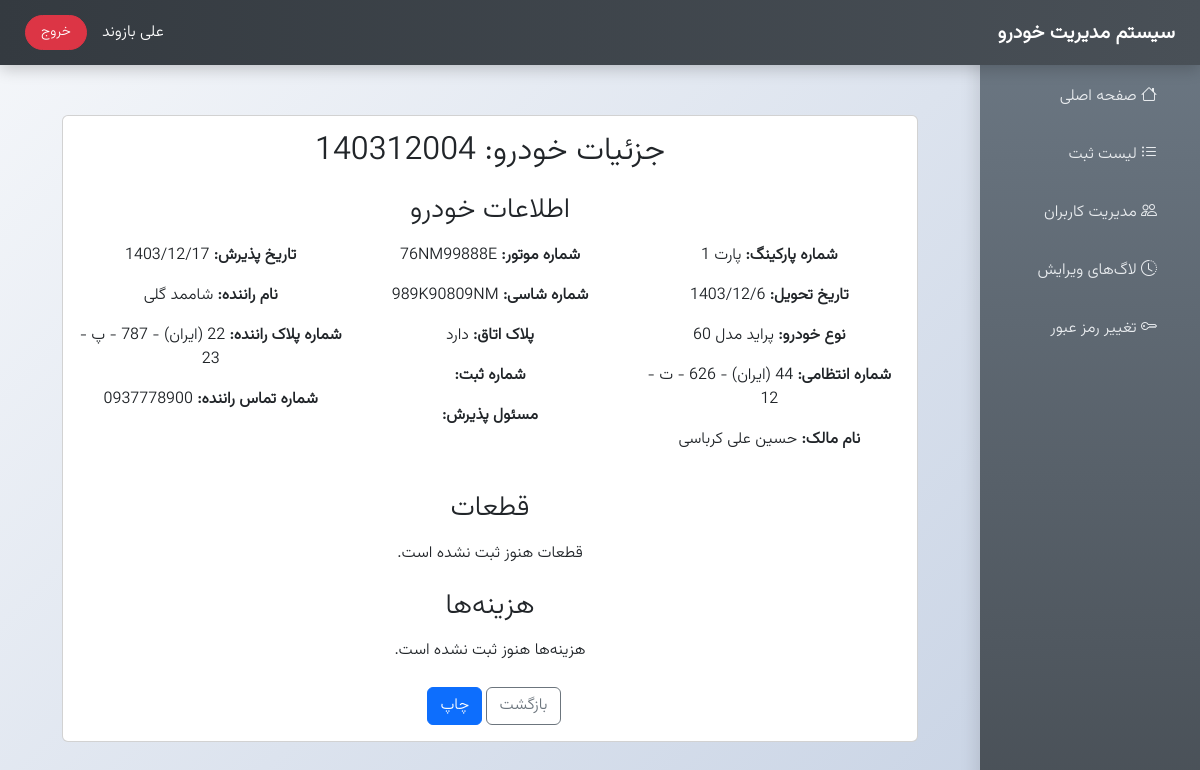
The app's page /car-details/140312004/ (signed in) with its own data.
### core/models.py (models this page shows, shortened)
class UserProfile(models.Model):
    user = models.OneToOneField(User, on_delete=models.CASCADE, verbose_name="کاربر")
    first_name = models.CharField(max_length=50, verbose_name="نام")
    last_name = models.CharField(max_length=50, verbose_name="نام خانوادگی")
    national_code = models.CharField(max_length=10, unique=True, verbose_name="کد ملی")  # بدون default
    phone_number = models.CharField(max_length=11, verbose_name="شماره موبایل", default="09120000000")
    must_change_password = models.BooleanField(default=True, verbose_name="باید رمز را تغییر دهد")
    class Meta:
        verbose_name = "پروفایل کاربر"
        verbose_name_plural = "پروفایل‌های کاربران"

class CarEntry(models.Model):
    parking_number = models.CharField(max_length=20, verbose_name="شماره پارکینگ")
    delivery_date = models.CharField(max_length=10, verbose_name="تاریخ تحویل")
    car_type = models.CharField(max_length=50, verbose_name="نوع خودرو")
    license_plate = models.CharField(max_length=30, verbose_name="شماره انتظامی")
    owner_name = models.CharField(max_length=100, verbose_name="نام مالک")
    engine_number = models.CharField(max_length=50, unique=True, verbose_name="شماره موتور")
    chassis_number = models.CharField(max_length=50, unique=True, verbose_name="شماره شاسی")
    has_cabin_plate = models.BooleanField(default=False, verbose_name="پلاک اتاق")
    acceptance_number = models.CharField(max_length=9, unique=True, editable=False, verbose_name="شماره پذیرش")
    accepted_by = models.CharField(max_length=100, verbose_name="مسئول پذیرش")  # نام و نام خانوادگی
    accepted_at = models.CharField(max_length=10, verbose_name="تاریخ پذیرش")
    edited_by = models.CharField(max_length=100, null=True, blank=True, verbose_name="ویرایش‌کننده")  # نام و نام خانوادگی
    driver_name = models.CharField(max_length=100, verbose_name="نام و نام خانوادگی راننده/آورنده")
    driver_license_plate = models.CharField(max_length=30, verbose_name="شماره پلاک راننده/آورنده")
    driver_phone = models.CharField(max_length=15, verbose_name="شماره تماس راننده/آورنده")

### core/views.py (the view, shortened to what this page needs)
# urls.py: path('car-details/<str:acceptance_number>/', views.car_details, name='car_details'),
@login_required
def car_details(request, acceptance_number):
    car = get_object_or_404(CarEntry, acceptance_number=acceptance_number)
    return render(request, 'core/car_details.html', {'car': car})

### core/templates/core/car_details.html (shortened to what this page needs)
{% extends 'core/base.html' %}
{% block content %}
    <div class="form-container">
        <div class="card form-card">
            <div class="card-body">
                <h2 class="card-title text-center mb-4">جزئیات خودرو: {{ car.acceptance_number }}</h2>
                <div class="mb-4">
                    <h3 class="mb-3 text-center">اطلاعات خودرو</h3>
                    <div class="row g-3">
                        <div class="col-md-4">
                            <p><strong>شماره پارکینگ:</strong> {{ car.parking_number }}</p>
                            <p><strong>تاریخ تحویل:</strong> {{ car.delivery_date }}</p>
                            <p><strong>نوع خودرو:</strong> {{ car.car_type }}</p>
                            <p><strong>شماره انتظامی:</strong> {{ car.license_plate }}</p>
                            <p><strong>نام مالک:</strong> {{ car.owner_name }}</p>
                        </div>
                        <div class="col-md-4">
                            <p><strong>شماره موتور:</strong> {{ car.engine_number }}</p>
                            <p><strong>شماره شاسی:</strong> {{ car.chassis_number }}</p>
                            <p><strong>پلاک اتاق:</strong> {{ car.has_cabin_plate|yesno:"دارد,ندارد" }}</p>
                            <p><strong>شماره ثبت:</strong> {{ car.registration_number }}</p>
                            <p><strong>مسئول پذیرش:</strong>
                            </p>
                        </div>
                        <div class="col-md-4">
                            <p><strong>تاریخ پذیرش:</strong> {{ car.accepted_at }}</p>
                            <p><strong>نام راننده:</strong> {{ car.driver_name }}</p>
                            <p><strong>شماره پلاک راننده:</strong> {{ car.driver_license_plate }}</p>
                            <p><strong>شماره تماس راننده:</strong> {{ car.driver_phone }}</p>
                        </div>
                    </div>
                </div>
                <div class="mb-4">
                    <h3 class="mb-3 text-center">قطعات</h3>
                    {% if car.parts %}
                        <div class="row g-3">
                            <div class="col-md-4">
                                <p><strong>درصد اتاق:</strong> {{ car.parts.cabin_percentage|default_if_none:'' }}</p>
                                <p><strong>درب موتور:</strong> {{ car.parts.hood|yesno:"دارد,ندارد" }}</p>
                                <p><strong>رادیاتور:</strong> {{ car.parts.radiator|yesno:"دارد,ندارد" }}</p>
                                <p><strong>ایسیو:</strong> {{ car.parts.ecu|yesno:"دارد,ندارد" }}</p>
                                <p><strong>درب جلو و عقب:</strong> {{ car.parts.front_rear_doors|yesno:"دارد,ندارد" }}</p>
                                <p><strong>سیم‌کشی:</strong> {{ car.parts.wiring|yesno:"دارد,ندارد" }}</p>
                                <p><strong>کابل باطری:</strong> {{ car.parts.battery_cable|yesno:"دارد,ندارد" }}</p>
                                <p><strong>بخاری:</strong> {{ car.parts.heater|yesno:"دارد,ندارد" }}</p>
                                <p><strong>فنر زیر و بند:</strong> {{ car.parts.suspension_spring|yesno:"دارد,ندارد" }}</p>
                                <p><strong>دینام:</strong> {{ car.parts.alternator|yesno:"دارد,ندارد" }}</p>
                                <p><strong>موتور برف‌پاک‌کن:</strong> {{ car.parts.wiper_motor|yesno:"دارد,ندارد" }}</p>
                                <p><strong>رینگ و لاستیک:</strong> {{ car.parts.rims_tires|yesno:"دارد,ندارد" }}</p>
                            </div>
                            <div class="col-md-4">
                                <p><strong>کاربراتور:</strong> {{ car.parts.carburetor|yesno:"دارد,ندارد" }}</p>
                                <p><strong>استارت:</strong> {{ car.parts.starter|yesno:"دارد,ندارد" }}</p>
                                <p><strong>گیربکس:</strong> {{ car.parts.gearbox|yesno:"دارد,ندارد" }}</p>
                                <p><strong>دیفرانسیل:</strong> {{ car.parts.differential|yesno:"دارد,ندارد" }}</p>
                                <p><strong>دلکو و کوئل:</strong> {{ car.parts.distributor_coil|yesno:"دارد,ندارد" }}</p>
                                <p><strong>سیفون بنزین:</strong> {{ car.parts.fuel_pump|yesno:"دارد,ندارد" }}</p>
                                <p><strong>صندلی:</strong> {{ car.parts.seats|yesno:"دارد,ندارد" }}</p>
                                <p><strong>دیسک چرخ جلو:</strong> {{ car.parts.front_disc|yesno:"دارد,ندارد" }}</p>
                                <p><strong>باطری:</strong> {{ car.parts.battery|yesno:"دارد,ندارد" }}</p>
                                <p><strong>جعبه فرمان:</strong> {{ car.parts.steering_box|yesno:"دارد,ندارد" }}</p>
                                <p><strong>سپر عقب و جلو:</strong> {{ car.parts.bumpers|yesno:"دارد,ندارد" }}</p>
                                <p><strong>کاسه چرخ:</strong> {{ car.parts.wheel_drum|yesno:"دارد,ندارد" }}</p>
                            </div>
                            <div class="col-md-4">
                                <p><strong>پلوس و گاردان:</strong> {{ car.parts.driveshaft_cv|yesno:"دارد,ندارد" }}</p>
                                <p><strong>ریل سوخت:</strong> {{ car.parts.fuel_rail|yesno:"دارد,ندارد" }}</p>
                                <p><strong>درب صندوق:</strong> {{ car.parts.trunk_lid|yesno:"دارد,ندارد" }}</p>
                                <p><strong>سند:</strong> {{ car.parts.documents|yesno:"دارد,ندارد" }}</p>
                                <p><strong>انژکتور و سوزن انژکتور:</strong> {{ car.parts.injector|yesno:"دارد,ندارد" }}</p>
                                <p><strong>شیشه:</strong> {{ car.parts.glass|yesno:"دارد,ندارد" }}</p>
                                <p><strong>کولر:</strong> {{ car.parts.ac|yesno:"دارد,ندارد" }}</p>
                                <p><strong>کپسول:</strong> {{ car.parts.gas_cylinder|default_if_none:'' }}</p>
                                <p><strong>پوستر ترمز:</strong> {{ car.parts.brake_booster|yesno:"دارد,ندارد" }}</p>
                                <p><strong>وزن:</strong> {{ car.parts.weight|default_if_none:'' }}</p>
                                <p><strong>وضعیت پلاک:</strong> {{ car.parts.plate_status|default_if_none:'' }}</p>
                                <p><strong>توضیحات پلاک:</strong> {{ car.parts.plate_description|default_if_none:'' }}</p>
                                <p><strong>مسئول ثبت:</strong>
                                    {% if car.parts.recorded_by %}
                                        {% if car.parts.recorded_by.userprofile %}
                                            {{ car.parts.recorded_by.userprofile.first_name }} {{ car.parts.recorded_by.userprofile.last_name }}
                                        {% else %}
                                            {{ car.parts.recorded_by.username }}
                                        {% endif %}
                                    {% endif %}
                                </p>
                                <p><strong>تاریخ ثبت:</strong> {{ car.parts.recorded_at }}</p>
                            </div>
                        </div>
                    {% else %}
                        <p class="text-center">قطعات هنوز ثبت نشده است.</p>
                    {% endif %}
                </div>
                <div class="mb-4">
                    <h3 class="mb-3 text-center">هزینه‌ها</h3>
                    {% if car.costs %}
                        <div class="row g-3">
                            <div class="col-md-4">
                                <p><strong>خلافی:</strong> {{ car.costs.fine|default_if_none:'' }}</p>
                                <p><strong>هزینه حمل:</strong> {{ car.costs.transport_cost|default_if_none:'' }}</p>
                                <p><strong>هزینه دادگاهی:</strong> {{ car.costs.court_cost|default_if_none:'' }}</p>
                                <p><strong>هزینه وکالت:</strong> {{ car.costs.proxy_cost|default_if_none:'' }}</p>
                            </div>
                            <div class="col-md-4">
                                <p>
                                    {% if car.costs.fine_document and car.costs.fine_document.url %}
                                        <strong><a href="{{ car.costs.fine_document.url }}" target="_blank">سند خلافی</a></strong>
                                    {% else %}
                                        <strong>سند خلافی</strong>
                                    {% endif %}
                                </p>
                                <p>
                                    {% if car.costs.transport_document and car.costs.transport_document.url %}
                                        <strong><a href="{{ car.costs.transport_document.url }}" target="_blank">سند حمل</a></strong>
                                    {% else %}
                                        <strong>سند حمل</strong>
                                    {% endif %}
                                </p>
                                <p>
                                    {% if car.costs.court_document and car.costs.court_document.url %}
                                        <strong><a href="{{ car.costs.court_document.url }}" target="_blank">سند دادگاهی</a></strong>
                                    {% else %}
                                        <strong>سند دادگاهی</strong>
                                    {% endif %}
                                </p>
                                <p>
                                    {% if car.costs.proxy_document and car.costs.proxy_document.url %}
                                        <strong><a href="{{ car.costs.proxy_document.url }}" target="_blank">سند وکالت</a></strong>
                                    {% else %}
                                        <strong>سند وکالت</strong>
                                    {% endif %}
                                </p>
                            </div>
                            <div class="col-md-4">
                                <p><strong>قیمت روز:</strong> {{ car.costs.daily_price|default_if_none:'' }}</p>
                                <p><strong>جمع کل هزینه‌ها:</strong>
                                    {% with total_partial=car.costs.fine|add:car.costs.transport_cost|add:car.costs.court_cost|add:car.costs.proxy_cost %}
                                        {{ total_partial|default_if_none:'' }}
                                    {% endwith %}
                                </p>
                                <p><strong>مسئول ثبت:</strong>
                                    {% if car.costs.recorded_by %}
                                        {% if car.costs.recorded_by.userprofile %}
                                            {{ car.costs.recorded_by.userprofile.first_name }} {{ car.costs.recorded_by.userprofile.last_name }}
                                        {% else %}
                                            {{ car.costs.recorded_by.username }}
                                        {% endif %}
                                    {% endif %}
                                </p>
                                <p><strong>تاریخ ثبت:</strong> {{ car.costs.recorded_at }}</p>
                            </div>
                        </div>
                    {% else %}
                        <p class="text-center">هزینه‌ها هنوز ثبت نشده است.</p>
                    {% endif %}
                </div>
                <div class="text-center mt-4">
                    <a href="{% url 'registration_list' %}" class="btn btn-outline-secondary">بازگشت</a>
                    <button onclick="window.print()" class="btn btn-primary ms-2">چاپ</button>
                </div>
            </div>
        </div>
    </div>
{% endblock %}

### core/templates/core/base.html (shortened to what this page needs)
<!DOCTYPE html>
<html lang="fa" dir="rtl">
<head>
    {% load static %}
    <link href="https://cdn.jsdelivr.net/npm/bootstrap@5.3.0/dist/css/bootstrap.min.css" rel="stylesheet">
    <link rel="stylesheet" href="{% static 'css/persianDatepicker-default.css' %}">
    <link rel="stylesheet" href="https://cdn.jsdelivr.net/npm/bootstrap-icons@1.11.3/font/bootstrap-icons.min.css">
</head>
<body>
    <div class="header">
        <div class="fw-bold fs-5">سیستم مدیریت خودرو</div>
        <div class="user-info">
            {% if user.is_authenticated %}
                <span class="fw-medium">
                    {{ user.userprofile.first_name|default:user.username }}
                    {{ user.userprofile.last_name|default:'' }}
                </span>
                <a href="{% url 'logout' %}" class="btn btn-sm btn-danger">خروج</a>
            {% else %}
                <a href="{% url 'login' %}" class="btn btn-sm btn-primary">ورود</a>
            {% endif %}
        </div>
    </div>
    <div class="container-fluid">
        <div class="sidebar d-lg-block" id="sidebar">
            <h4 class="text-center mb-4">منو</h4>
            <nav>
                <a href="{% url 'home' %}" class="nav-link"><i class="bi bi-house me-2"></i> صفحه اصلی</a>
                <a href="{% url 'registration_list' %}" class="nav-link"><i class="bi bi-list-ul me-2"></i> لیست ثبت</a>
                {% if user.is_superuser %}
                    <a href="{% url 'user_management' %}" class="nav-link"><i class="bi bi-people me-2"></i> مدیریت کاربران</a>
                    <a href="{% url 'edit_logs' acceptance_number='all' %}" class="nav-link"><i class="bi bi-clock-history me-2"></i> لاگ‌های ویرایش</a>
                {% endif %}
                <a href="{% url 'change_password' %}" class="nav-link"><i class="bi bi-key me-2"></i> تغییر رمز عبور</a>
            </nav>
        </div>
        <div class="content">
            {% block content %}{% endblock %}
        </div>
    </div>
</body>
</html>

### records on screen
CarEntry: acceptance_number "140312004", parking_number "پارت 1", delivery_date "1403/12/6", car_type "پراید مدل 60", license_plate "44 (ایران) - 626 - ت - 12", owner_name "حسین علی کرباسی", engine_number "76NM99888E", chassis_number "989K90809NM", has_cabin_plate "دارد", accepted_at "1403/12/17", driver_name "شاممد گلی", driver_license_plate "22 (ایران) - 787 - پ - 23", driver_phone "0937778900"

### other values on screen
{{ user.userprofile.first_name|default:user.username }} "علی"
{{ user.userprofile.last_name|default:'' }} "بازوند"
